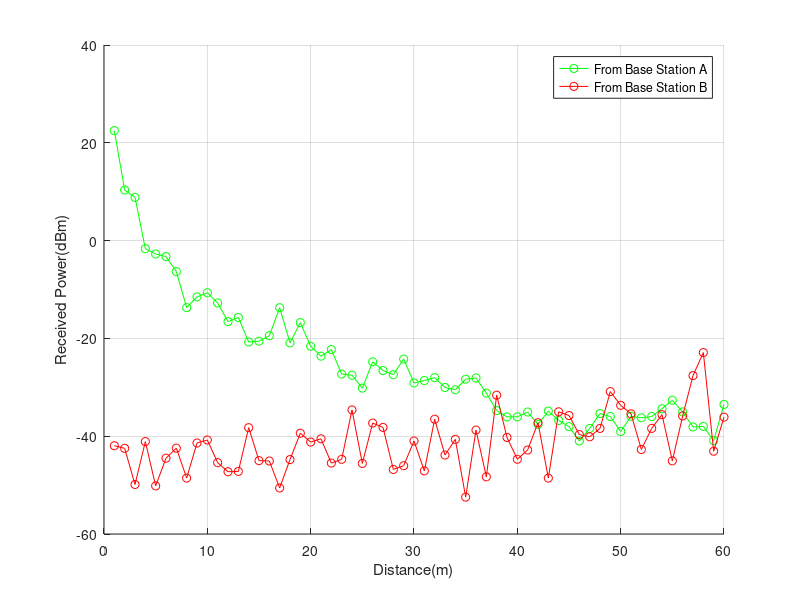

Reproduce this figure in MATLAB.
clc;
clear all;
hte= 100;
hre=10;
sdA=3;
sdB=5;
noiseA=sdA*randn(1,500);
noiseB=sdB*randn(1,500);
disp('Uplink Frequency=635/835/1235MHz')
disp('Downlink Frequency=680/880/1280MHz')
fc=input('put the Uplink or Downlink Frequency in MHz:')

for d=1:60
    LA(d)=69.55+26.16*log(fc)-13.82*log(hte)-[(1.1*log(fc)-0.7)*hre-[1.56*log(fc)-0.8]]+[44.9-6.55*log(hte)]*log(d)+0
    LB(d)=69.55+26.16*log(fc)-13.82*log(hte)-[(1.1*log(fc)-0.7)*hre-[1.56*log(fc)-0.8]]+[44.9-6.55*log(hte)]*log(100-d)+0
    LF(d)= 35+20*log10(fc)+20*log10(d)
    SrA(d)=60-LA(d);
    SrB(d)=60-LB(d);
    PrA(d)=60-LA(d)+noiseA(d);
    PrB(d)=60-LB(d)+noiseB(d);
end
figure(1)
grid on;
xlabel('Distance(m)');
ylabel('Received Power(dBm)');
hold on;
plot(PrA, 'go-');
plot(PrB, 'ro-');
hold on;
legend('From Base Station A', 'From Base Station B')